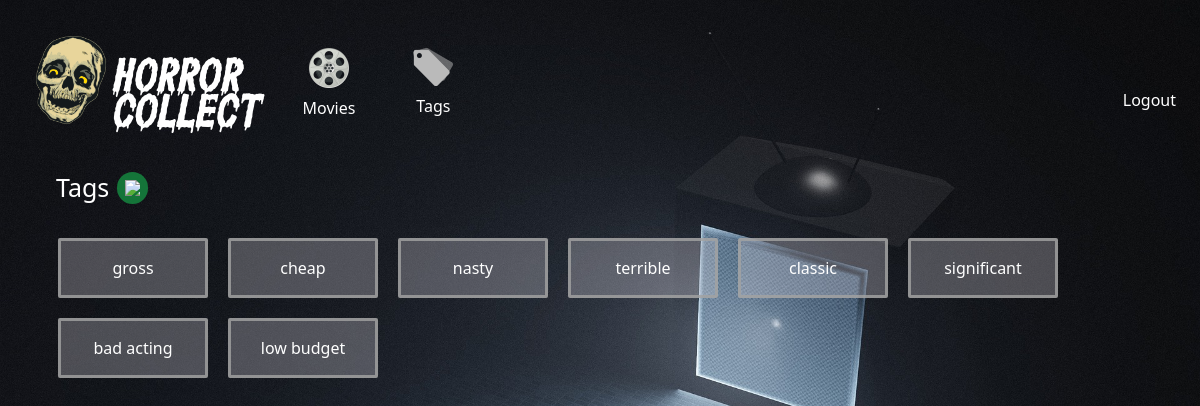
The page /tags (signed in) on the database as committed earlier.
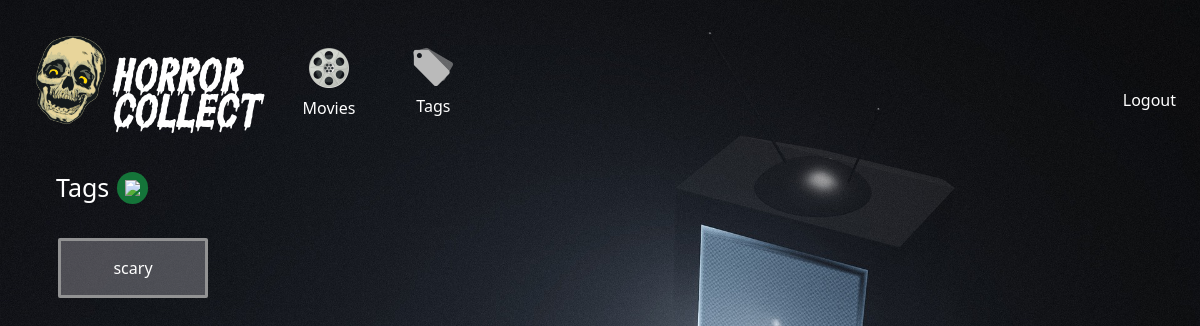
The same page on the database as committed later.
### app/models.py (models this page shows)
class Tag(db.Model):
  id = db.Column(db.Integer, primary_key=True)
  name = db.Column(db.String(255), nullable=False)
  user_id = db.Column(db.Integer, db.ForeignKey('user.id'), nullable=False)
  user = db.relationship('User', back_populates='tags')
  movies = db.relationship('Movie', secondary='movie_tags', back_populates='tags')

### app/controllers/tags.py (the view)
@tags.route('/tags')
@login_required
def index():
  tags = Tag.query.filter_by(user_id=current_user.id)
  return render_template('tags/index.html', tags=tags)

### app/__init__.py (called while the page is built)
@login_manager.user_loader
def load_user(user_id):
    return User.query.get(int(user_id))

### app/templates/tags/index.html
{% extends 'layouts/base.html' %} {% block content %}
<main>
  <div class="flex title flex-row items-center mb-4 mx-2">
    <p class="">Tags</p>
    <a class="rounded-full p-2 bg-green-700/90 m-2 hover:bg-green-800/90" href="{{ url_for('tags.new') }}">
      <img class="w-[15px]" src="/static/images/plus.png"/>
    </a>
  </div>
  <div class="gallery">
    {% for tag in tags %}
      <a href="{{ url_for('tags.show', id=tag.id) }}"
      class="tag">
        <p>{{ tag.name }}</p>
      </a>
    {% endfor %}
  </div>
</main>
{% endblock %}

### app/templates/layouts/base.html (shortened to what this page needs)
<!DOCTYPE html>
<html>
  <head>
    <script src="https://cdn.tailwindcss.com"></script>
    <link rel="stylesheet" href="/static/style.css" />
  </head>
  <body class="bg-[url('/static/images/tv.jpg')] bg-cover bg-fixed text-white">
    {% include "partials/header.html" %}
  {% block content %}{% endblock %}
  </body>
</html>

### app/templates/partials/header.html (shortened to what this page needs)
<div class="w-full flex flex-row items-end justify-between p-4">
    <div class="flex flex-row items-end flex-wrap justify-start">
      <a
      class="text-3xl font-['horrorFont'] flex flex-row items-end mx-3"
      href="{{ url_for('main.index') }}"
    >
      <img class="w-[70px] m-2" src="/static/images/cackle.png" />
      <p>Horror <br />Collect</p>
    </a>
      <div class="flex flex-row justify-center mt-7">
        <a class="nav-item brighten" href="{{ url_for('movies.index') }}">
          <img class="w-[40px]" src="/static/images/reel.png" />
          <p class="my-2">Movies</p>
        </a>
        <a class="nav-item brighten" href="{{ url_for('tags.index') }}">
          <img class="w-[40px]" src="/static/images/tag.png" />
          <p class="my-2">Tags</p>
        </a>
      </div>
    </div>
    <div class="log hover:bg-slate-500/60 px-2 py-1 mb-4 rounded-sm">
       {% if current_user.is_authenticated %}
      <a href="{{ url_for('auth.logout') }}" class="navbar-item"> Logout </a>
      {% endif %}
    </div>
</div>

### app/static/style.css (style rules this page uses)
.nav-item { display: flex; flex-direction: column; align-items: center; margin: 0px 20px; padding: 4px 9px; }
.tag { margin: 10px; border:rgba(162, 162, 162, 0.816) 3px solid; border-radius: 2px; background-color: rgba(219, 215, 223, 0.299); width: 150px; height: 60px; padding: 5px 12px; display: flex; align-items: center; justify-content: center; }
.title { font-size: 25px; width: 100%; text-align: center; }
.gallery { display:flex; flex-direction: row; justify-content: left; flex-wrap: wrap; }
main { max-width: 1500px; display:flex; flex-direction: column; margin: 3rem 5rem; margin: 1rem 0; padding: 0 3rem; }

Rows that differ between the two databases and show on the page:
removed Tag: name "cheap"
removed Tag: name "nasty"
removed Tag: name "terrible"
removed Tag: name "classic"
removed Tag: name "significant"
removed Tag: name "bad acting"
removed Tag: name "low budget"
changed Tag: name "gross" → "scary"
